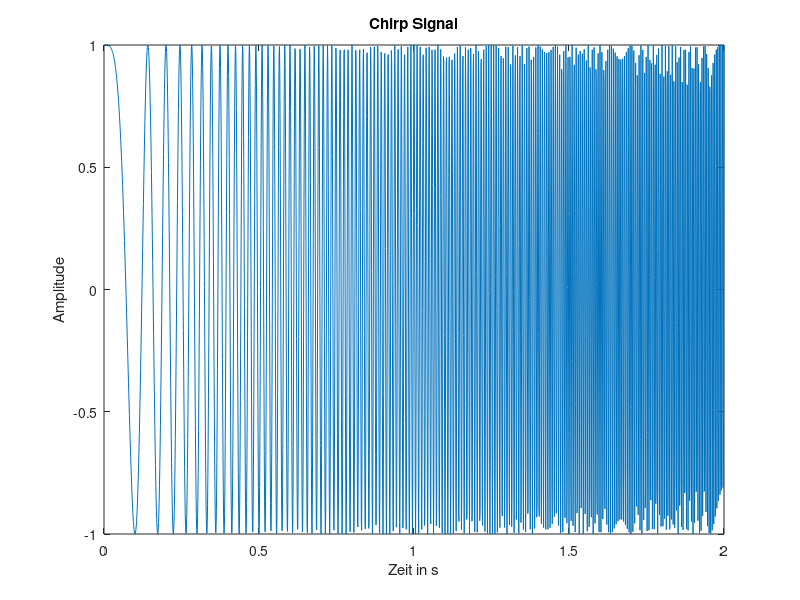

This chart was generated by the following MATLAB code: (Note: this script raises an error after producing the figure.)
%% Aufgabe 1
t = 0:1/1e3:2;
signal = chirp(t,0,1,100);
figure(1);
plot(t,signal);
xlabel('Zeit in s');
ylabel('Amplitude');
title('Chirp Signal');

%%  spectrogram(signal,hamming(128),120,256,1e3,'yaxis');
figure(2)
specfreqchirp=SpecToFreq(signal,hamming(128),120, 256 , 1e3);
zeitchirp = linspace(0,2,length(specfreqchirp));
plot(zeitchirp,specfreqchirp);
title('Zeitlichen Verlauf der Frequenz');
grid on;
ylabel('Frequenz in Hz');
xlabel('Zeit in s');

figure(3)
spectrogram(signal,hamming(128),120,256,1e3,'yaxis');
title('Spektrogramm des Signals');


%% spectrogram(signal,hamming(128),60,256,1e3,'yaxis');
figure(4)
specfreqchirp=SpecToFreq(signal,hamming(128),60, 256 , 1e3);
zeitchirp = linspace(0,2,length(specfreqchirp));
plot(zeitchirp,specfreqchirp);
title('Zeitlichen Verlauf der Frequenz');
grid on;
ylabel('Frequenz in Hz');
xlabel('Zeit in s');

figure(5)
spectrogram(signal,hamming(128),60,256,1e3,'yaxis');
title('Spektrogramm des Signals');

%% spectrogram(signal,hamming(512),500,256,1e3,'yaxis');
figure(6)
specfreqchirp=SpecToFreq(signal,hamming(512),500, 256 , 1e3);
zeitchirp = linspace(0,2,length(specfreqchirp));
plot(zeitchirp,specfreqchirp);
title('Zeitlichen Verlauf der Frequenz');
grid on;
ylabel('Frequenz in Hz');
xlabel('Zeit in s');

figure(7)
spectrogram(signal,hamming(512),500,256,1e3,'yaxis');
title('Spektrogramm des Signals');

%% spectrogram(signal,blackman(128),120,256,1e3,'yaxis');

figure(8)
specfreqchirp=SpecToFreq(signal,blackman(128),120, 256 , 1e3);
zeitchirp = linspace(0,2,length(specfreqchirp));
plot(zeitchirp,specfreqchirp);
title('Zeitlichen Verlauf der Frequenz');
grid on;
ylabel('Frequenz in Hz');
xlabel('Zeit in s');

figure(9)
spectrogram(signal,blackman(128),120,256,1e3,'yaxis');
title('Spektrogramm des Signals');






